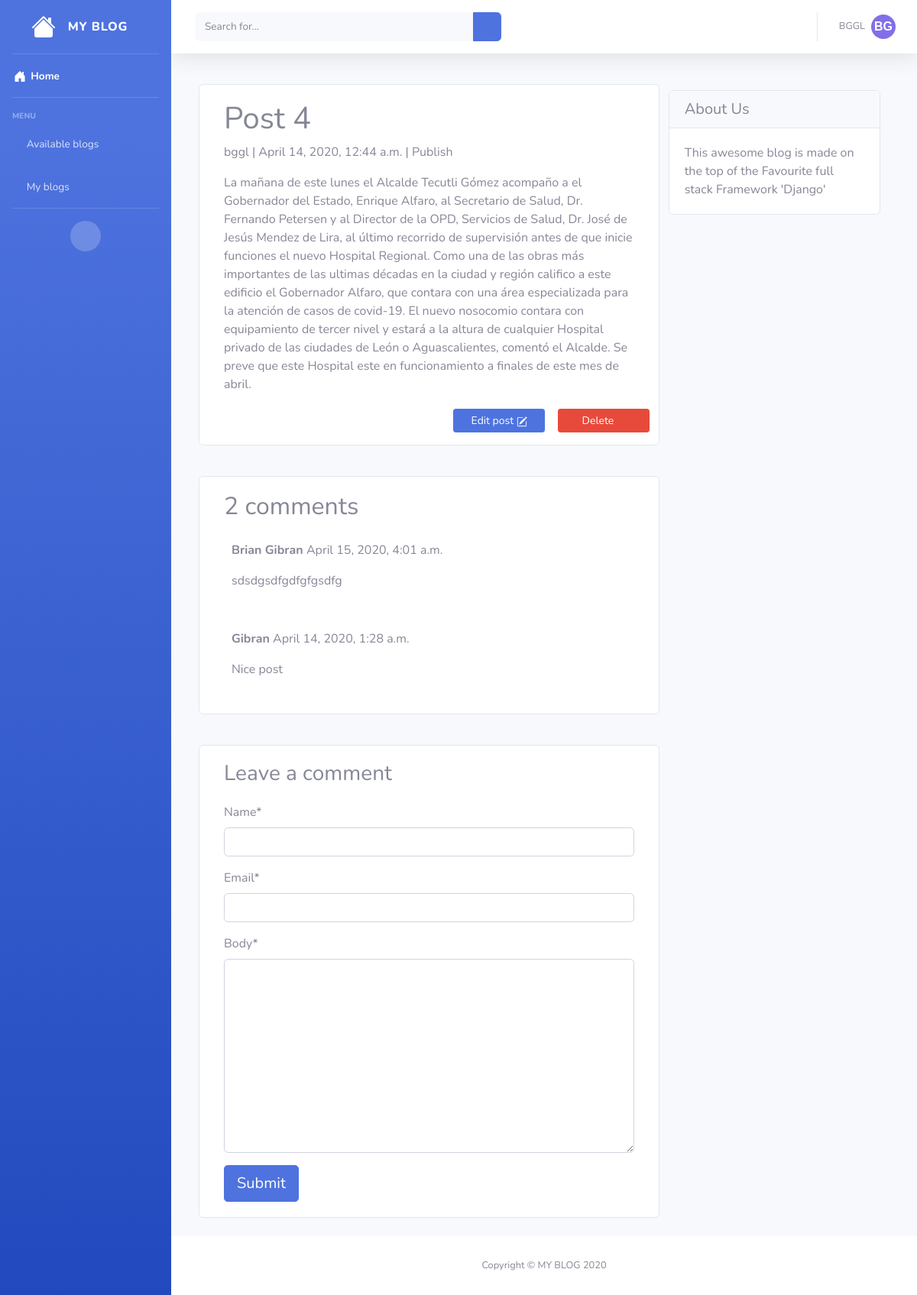
The app's page /my_blogs/post-4/ (signed in) with its own data.
### uni/models.py (models this page shows, shortened)
class Post(models.Model):
    title = models.CharField(max_length=200, unique=True)
    slug = models.SlugField(max_length=200, unique=True)
    author = models.ForeignKey(User, on_delete= models.CASCADE,related_name='blog_posts')
    updated_on = models.DateTimeField(auto_now= True)
    content = models.TextField()
    created_on = models.DateTimeField(auto_now_add=True)
    status = models.IntegerField(choices=STATUS, default=0)
    class Meta:
        ordering = ['-created_on']

class Comment(models.Model):
    post = models.ForeignKey(Post, on_delete=models.CASCADE, related_name='comments')
    name = models.CharField(max_length=80)
    email = models.EmailField()
    body = models.TextField()
    created_on = models.DateTimeField(auto_now_add=True)
    active = models.BooleanField(default=False)
    class Meta:
        ordering = ["created_on"]

### uni/views.py (the view)
# urls.py: path("my_blogs/<slug:slug>/", views.mypost_detail, name="mypost_detail"),
def mypost_detail(request, slug):
    if not request.user.is_authenticated:
        return render(request, "login.html", {"message": None})
    template_name = 'mypost_detail.html'
    post = get_object_or_404(Post, slug=slug)
    comments = post.comments.filter(active=True).order_by("-created_on")
    new_comment = None
    if request.method == 'POST':
        comment_form = CommentForm(data=request.POST)
        if comment_form.is_valid():
            new_comment = comment_form.save(commit=False)
            new_comment.post = post
            new_comment.save()
    else:
        comment_form = CommentForm()
    return render(request, template_name, {"post": post,
                                           "comments": comments,
                                           "new_comment": new_comment,
                                           "comment_form": comment_form})

### uni/forms.py
class CommentForm(forms.ModelForm):
    class Meta:
        model = Comment
        fields = ('name', 'email', 'body',)

### uni/templates/mypost_detail.html (shortened to what this page needs)
{% extends 'base2.html' %}
{% block body %}
{% load crispy_forms_tags %}
    <div class="container">
        <div class="row">
            <div class="col-md-8 card mb-4  mt-3 left  top">
                <div class="card-body">
                    <h1>{% block title %} {{ post.title }} {% endblock title %}</h1>
                    <p class=" text-muted">{{ post.author }} | {{ post.created_on }} | {% if post.status %}Publish{% else %}Draft{% endif %}</p>
                    <p class="card-text ">{{ post.content | safe }}</p>
                </div>
                <div class="d-flex justify-content-end">
                    <a href="{% url 'mypost_edit' post.slug  %}" class="btn btn-primary btn-sm mb-3" style="width: 120px !important;">Edit post
                    </a>
                    <a href="{% url 'mypost_delete' post.slug  %}" class="btn btn-danger btn-sm mb-3" style="width: 120px !important;">Delete
                        <i class="fas fa-trash"></i>
                    </a>
                </div>
            </div>
            {% block sidebar %}
                {% include 'sidebar.html' %}
            {% endblock sidebar %}
            <div class="col-md-8 card mb-4  mt-3 ">
                <div class="card-body">
                    {% with comments.count as total_comments %}
                    <h2>{{ total_comments }} comments</h2>
                        {% endwith %} {% for comment in comments %}
                    <div class="comments" style="padding: 10px;">
                        <p class="font-weight-bold">
                            {{ comment.name }}
                            <span class=" text-muted font-weight-normal">
                                {{ comment.created_on }}
                            </span>
                        </p>
                        {{ comment.body | linebreaks }}
                    </div>
                {% endfor %}
                </div>
            </div>
            <div class="col-md-8 card mb-4  mt-3 ">
                <div class="card-body">
                    {% if new_comment %}
                        <div class="alert alert-success" role="alert">
                            Your comment is awaiting moderation
                        </div>
                    {% else %}
                        <h3>Leave a comment</h3>
                        <form method="post" style="margin-top: 1.3em;">
                            {{ comment_form | crispy }}
                            <button type="submit" class="btn btn-primary  btn-lg">Submit</button>
                        </form>
                    {% endif %}
                </div>
            </div>
        </div>
    </div>
{% endblock%}

### uni/templates/base2.html (shortened to what this page needs)
{% load static %}
<!DOCTYPE html>
<html lang="en">
<head>
    <link href="{% static 'vendor/fontawesome-free/css/all.css' %}" rel="stylesheet" type="text/css">
    <link href="{% static 'sb-admin-2.css' %}" rel="stylesheet">
    <link href="{% static 'style.css' %}" rel="stylesheet">
</head>
<body id="page-top">
    <div id="wrapper">
        <ul class="navbar-nav bg-gradient-primary sidebar sidebar-dark accordion" id="accordionSidebar">
            <a class="sidebar-brand d-flex align-items-center justify-content-center" href="{% url 'index' %}">
                <div class="sidebar-brand-icon">
                </div>
                <div class="sidebar-brand-text mx-3">MY BLOG</div>
            </a>
            <hr class="sidebar-divider my-0">
            <li class="nav-item active">
                <a class="nav-link" href="{% url 'index' %}">
                    <span>Home</span>
                </a>
            </li>
            <hr class="sidebar-divider">
            <div class="sidebar-heading">
                Menu
            </div>
            <li class="nav-item">
                <a class="nav-link" href="{% url 'available_blogs' %}">
                    <i class="fas fa-blog"></i>
                    <span>Available blogs</span>
                </a>
            </li>
            <li class="nav-item">
                <a class="nav-link" href="{% url 'my_blogs' %}">
                    <i class="fas fa-thumbtack rotate-n-15"></i>
                    <span>My blogs</span>
                </a>
            </li>
            <hr class="sidebar-divider d-none d-md-block">
            <div class="text-center d-none d-md-inline">
                <button class="rounded-circle border-0" id="sidebarToggle"></button>
            </div>
        </ul>
        <div id="content-wrapper" class="d-flex flex-column">
            <div id="content">
                <nav class="navbar navbar-expand navbar-light bg-white topbar mb-4 static-top shadow">
                    <form class="d-none d-sm-inline-block form-inline mr-auto ml-md-3 my-2 my-md-0 mw-100 navbar-search" action="{% url 'search_post' %}" method="POST" name="postEdit" id="postEdit">
                        <div class="input-group">
                            <input name="search" type="text" class="form-control bg-light border-0 small" placeholder="Search for..." aria-label="Search" aria-describedby="basic-addon2">
                            <div class="input-group-append">
                                <button class="btn btn-primary" type="submit">
                                    <i class="fas fa-search fa-sm"></i>
                                </button>
                            </div>
                        </div>
                    </form>
                    <ul class="navbar-nav ml-auto">
                        <li class="nav-item dropdown no-arrow">
                            <a class="nav-link dropdown-toggle" href="#" id="userDropdown" role="button" data-toggle="dropdown" aria-haspopup="true" aria-expanded="false">
                                <span class="mr-2 d-none d-lg-inline text-gray-600 small">{{ user.username|upper }}</span>
                                <div class="circulo">
                                    <h2>{{ user.username|upper|slice:"2" }}</h2>
                                </div>
                            </a>
                        </li>
                    </ul>
                </nav>
                <div class="container-fluid">
                    {% block body %}
                    {% endblock %}
                </div>
            </div>
            <footer class="sticky-footer bg-white">
                <div class="container my-auto">
                    <div class="copyright text-center my-auto">
                        <span>Copyright &copy; MY BLOG 2020</span>
                    </div>
                </div>
            </footer>
        </div>
    </div>
</body>
</html>

### uni/static/style.css (style rules this page uses)
:root { --input-padding-x: 1.5rem; --input-padding-y: .75rem; }
.circulo { width: 2rem; height: 2rem; border-radius: 50%; background: #816fea; display: flex; justify-content: center; align-items: center; text-align: center; margin:0px auto; padding:3% }
.circulo > h2 { margin-top: 8px; font-family: sans-serif; color: white; font-size: 1.0rem; font-weight: bold; }

### records on screen
Post: title "Post 4", author "bggl", created_on "April 14, 2020, 12:44 a.m.", content "La mañana de este lunes el Alcalde Tecutli Gómez acompaño a el Gobernador del Estado, Enrique Alfaro, al Secretario de Salud, Dr. Fernando Petersen y al Director de la OPD, Servicios de Salud, Dr. José de Jesús Mendez de Lira, al último recorrido de supervisión antes de que inicie funciones el nuevo Hospital Regional. Como una de las obras más importantes de las ultimas décadas en la ciudad y región califico a este edificio el Gobernador Alfaro, que contara con una área especializada para la atención de casos de covid-19. El nuevo nosocomio contara con equipamiento de tercer nivel y estará a la altura de cualquier Hospital privado de las ciudades de León o Aguascalientes, comentó el…"
Comment: name "Brian Gibran", created_on "April 15, 2020, 4:01 a.m.", body "sdsdgsdfgdfgfgsdfg"
Comment: name "Gibran", created_on "April 14, 2020, 1:28 a.m.", body "Nice post"

### other values on screen
{{ user.username|upper }} "BGGL"
{{ user.username|upper|slice:"2" }} "BG"
{{ total_comments }} "2"
